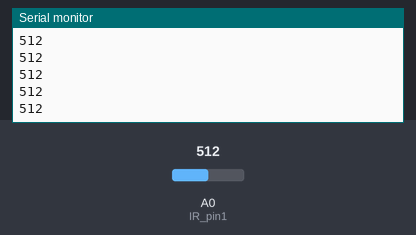
Recording of a sketch running on a simulated Arduino Uno, built with avr-gcc and run on an emulated ATmega328P. Shown: the last lines printed to the serial monitor. Inputs (shaded band) come from the test bench; at power-on: A0 (IR_pin1) = 512.

Above: at 1.2 s.
1.3 s: A0 (IR_pin1) set to 716
At 1.8 s:
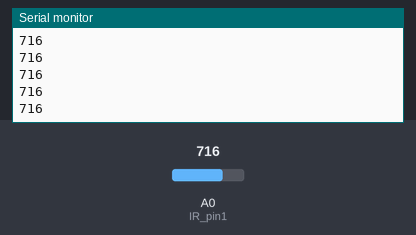
2.8 s: A0 (IR_pin1) set to 900
At 3.8 s:
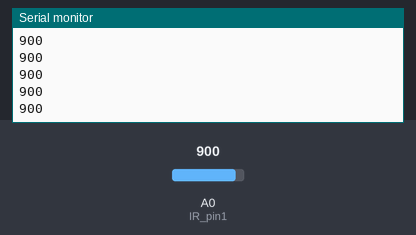
Timing chart, 0 to 5.8 s (numbered marks = the images above; inputs shaded):
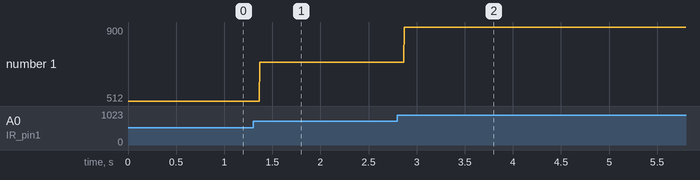

The sketch:

IR_sensor_read.ino
```cpp
// analog pins:
int IR_pin1 = 0;
int IR_pin2 = 1;
// stores readings
int IR_value1 = 0;

int long baudRate = 9600;

void setup() {
  // put your setup code here, to run once:
  Serial.begin(baudRate);
}

void loop() {
  // put your main code here, to run repeatedly:
  IR_value1 = analogRead(IR_pin1);
  Serial.println(IR_value1);
}
```

Measured:
- after the input at 1.3 s, the serial monitor: prints a new line after 0.07 s (image 1)
- after the input at 2.8 s, the serial monitor: prints a new line after 0.07 s (image 2)
- plotted number 1: 512 → 716 after the input at 1.3 s, 716 → 900 after the input at 2.8 s
